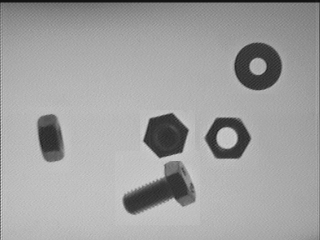
//> input picture 练习/背景光去除/未命名文件夹/1.pgm, 320 x 240 px
$ ./c   (built with g++ and OpenCV 4)
//> lines starting //> are read from the running program, lines starting //| are printed output that depends on the picture
#include<iostream>
#include<opencv2/opencv.hpp>
using namespace cv;
using namespace std;
// [6 lines of commented-out code are left out]
Mat quguang(Mat img,Mat pattern)
{
	Mat result;
	result=pattern-img;
	return result;
}
Mat quguangchufa(Mat img,Mat pattern)
{
	Mat result;
	result=pattern-img;
	return result;
}
int main(int agrc,char**agrv)
{
	Mat srcImage=imread("1.pgm");
//> srcImage is the input picture: 240 rows x 320 cols, CV_8UC3; min 16, max 219, mean 160
	Mat pattern=imread("2.pgm");
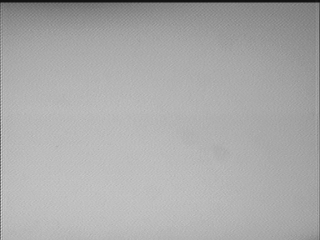
//> input picture 练习/背景光去除/未命名文件夹/2.pgm, 320 x 240 px
//> pattern is the input picture: 240 rows x 320 cols, CV_8UC3; min 16, max 219, mean 169.9
	Mat Image=imread("3.pgm");
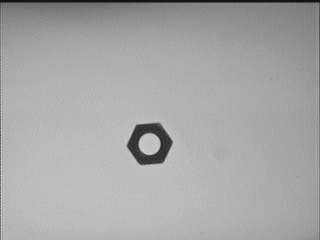
//> input picture 练习/背景光去除/未命名文件夹/3.pgm, 320 x 240 px
//> Image is the input picture: 240 rows x 320 cols, CV_8UC3; min 16, max 224, mean 166.9
	Mat result1,result2;


	result1=quguang(srcImage,pattern);
//> in quguang, `result=pattern-img;`:
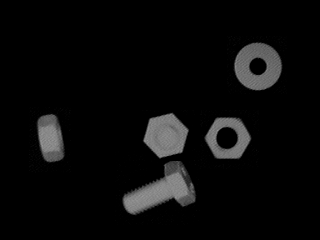
//> result: 240 rows x 320 cols, CV_8UC3; min 0, max 154, mean 10.5
	result2=quguang(Image,pattern);
//> in quguang (call 2), `result=pattern-img;`:
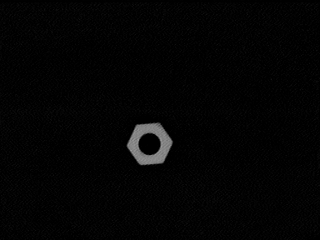
//> result: 240 rows x 320 cols, CV_8UC3; min 0, max 153, mean 3.9
	imshow("chafen",result1);
	imshow("1",result2);

	imshow("pattern",pattern);
	waitKey(0);


}
